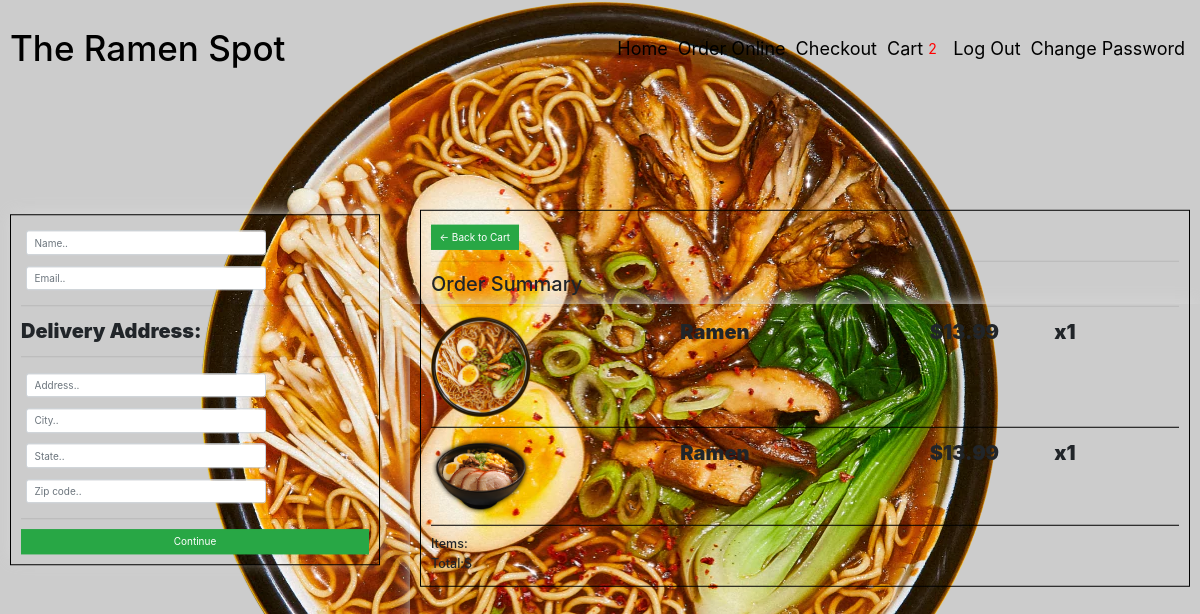
The app's page /restaurantCheckout/ (signed in), older data.
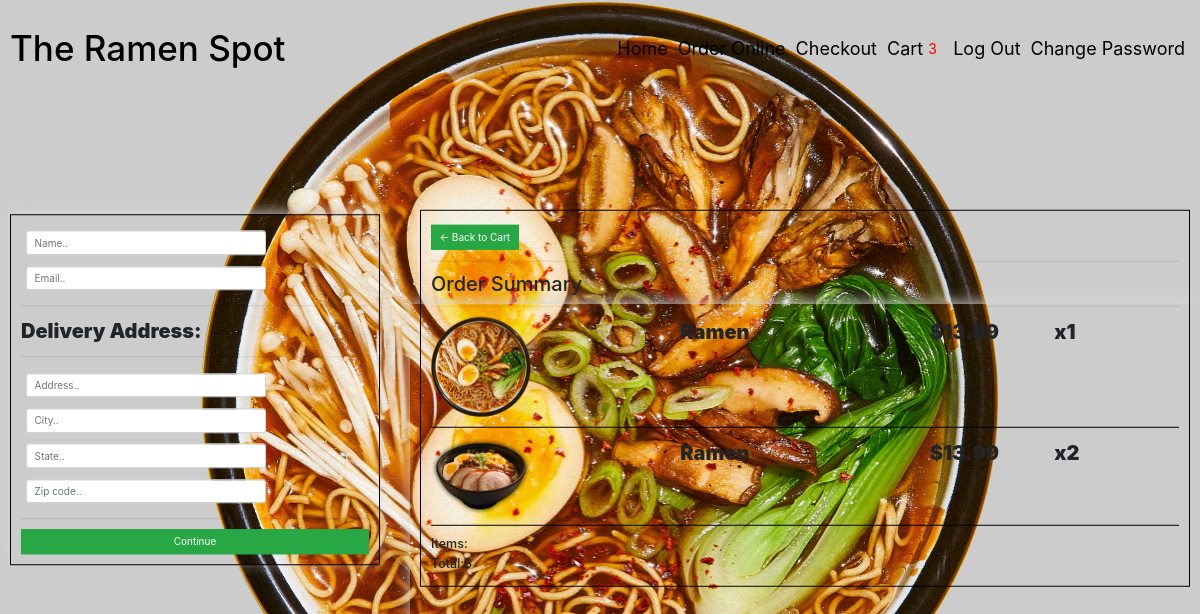
The same page, newer data.
### customer/models.py (models this page shows, shortened)
class OrderItem(models.Model):
   product = models.ForeignKey(Products, on_delete=models.SET_NULL, blank=True, null=True)
   order = models.ForeignKey(Order, on_delete=models.SET_NULL, blank=True, null=True)
   quantity = models.IntegerField(default=0, null=True, blank=True)

class Products(models.Model):
   name = models.CharField(max_length=200, null=True)
   description = models.TextField(max_length=500)
   price = models.FloatField()
   dinein = models.BooleanField(default=False, null=True, blank=False)
   image = models.ImageField(null=True, blank=True)
   category = models.ManyToManyField('Category', related_name='item')
   @property
   def imageURL(self):
      try:
         url = self.image.url
      except:
         url = ''
      return url

### customer/views.py (the view)
# urls.py: path('restaurantCheckout/', views.restaurantCheckout, name="checkout"),
def restaurantCheckout(request):
	if request.user.is_authenticated:
		customer = request.user.customer
		order, created = Order.objects.get_or_create(customer=customer, complete=False)
		items = order.orderitem_set.all()
		cartItems = order.cart_items
	else:
		items = []
		order = {'cart_total':0, 'cart_items':0, 'delivery': False}
		cartItems = order['cart_items']
	context = {'items':items, 'order':order, 'cartItems':cartItems}
	return render(request, 'customer/checkout.html', context)

### customer/models.py (called while the page is built)
   @property
   def cart_items(self):
      orderitems = self.orderitem_set.all()
      total = sum([item.quantity for item in orderitems])
      return total

### templates/customer/checkout.html (shortened to what this page needs)
{% extends 'base.html' %}
{% load static %}
{% block content %}
     <div class="row">
		<div class="col-lg-4">
			<div class="box-element" id="form-wrapper">
				<form id="form">
					<div id="user-info">
						<div class="form-field">
							<input required class="form-control" type="text" name="name" placeholder="Name..">
						</div>
						<div class="form-field">
							<input required class="form-control" type="email" name="email" placeholder="Email..">
						</div>
					</div>
					<div id="delivery-info">
						<hr>
						<p>Delivery Address:</p>
						<hr>
						<div class="form-field">
							<input class="form-control" type="text" name="address" placeholder="Address..">
						</div>
						<div class="form-field">
							<input class="form-control" type="text" name="city" placeholder="City..">
						</div>
						<div class="form-field">
							<input class="form-control" type="text" name="state" placeholder="State..">
						</div>
						<div class="form-field">
							<input class="form-control" type="text" name="zipcode" placeholder="Zip code..">
						</div>
					</div>
					<hr>
					<input id="form-button" class="btn btn-success btn-block" type="submit" value="Continue">
				</form>
			</div>
			<br>
		</div>
		<div class="col-lg-8">
			<div class="box-element">
				<div class="order-sum">
				<a  class="btn btn-success" href="{% url 'cart' %}">&#x2190; Back to Cart</a>
				<hr>
				<h3>Order Summary</h3>
				<hr>
				{% for item in items %}
				<div class="cart-row">
					<div style="flex:2"><img class="row-image" src="{{item.product.imageURL}}"></div>
					<div style="flex:2"><p>{{item.product.name}}</p></div>
					<div style="flex:1"><p>${{item.product.price|floatformat:2}}</p></div>
					<div style="flex:1"><p>x{{item.quantity}}</p></div>
				</div>
				{% endfor %}
				<h5>Items:{{order.get_cart_items}}</h5>
				<h5>Total:${{order.get_cart_total|floatformat:2}}</h5>
				</div>
			</div>
		</div>
	</div>
{% endblock content %}

Row changes from the older to the newer data that the page shows:
changed OrderItem (number 2 of 2 on the later page): quantity "1" → "2"
Text that changed along with them:
{{ cartItems }}: "2" → "3"
